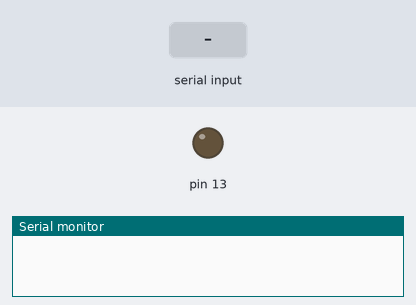
Bench run of a sketch on a simulated Arduino Uno, built with avr-gcc and run on an emulated ATmega328P. Parts: output pins drawn as LEDs (lit = HIGH), the last lines printed to the serial monitor. The test bench sets the inputs (shaded band).

Above: at 1.2 s.
1.3 s: "a" received over Serial
At 2.3 s:
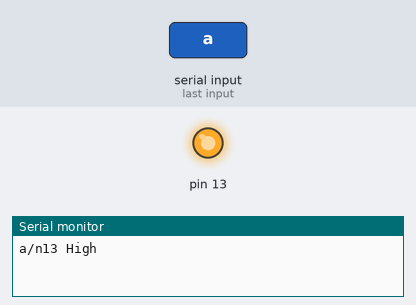
2.8 s: "A" received over Serial
At 3.4 s:
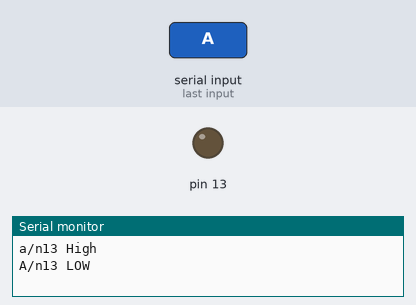
Timing chart, 0 to 5.8 s (numbered marks = the images above; inputs shaded):
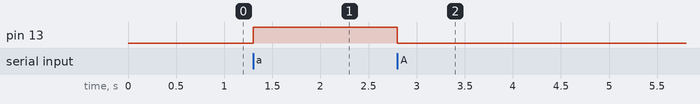

Measured:
- after the input at 1.3 s, pin 13: LOW → HIGH at once
- after the input at 2.8 s, pin 13: HIGH → LOW at once

The sketch:

bluetooth_relay.ino
```cpp
char Incoming_value = 'a';
void setup() {
  // put your setup code here, to run once:
Serial.begin(9600);
//Pin 2 and 3 are just a test
pinMode(13,OUTPUT);
}

void loop() {
  // put your main code here, to run repeatedly:
  if (Serial.available() > 0)
    {
      Incoming_value = Serial.read();
      Serial.print(Incoming_value);
      Serial.print("/n");
      if (Incoming_value == 'A'){
        Serial.println("13 LOW");
        digitalWrite(13,LOW);
      }
      else if(Incoming_value == 'a'){
        Serial.println("13 High");
        digitalWrite(13,HIGH);
      }
    }
}
```
